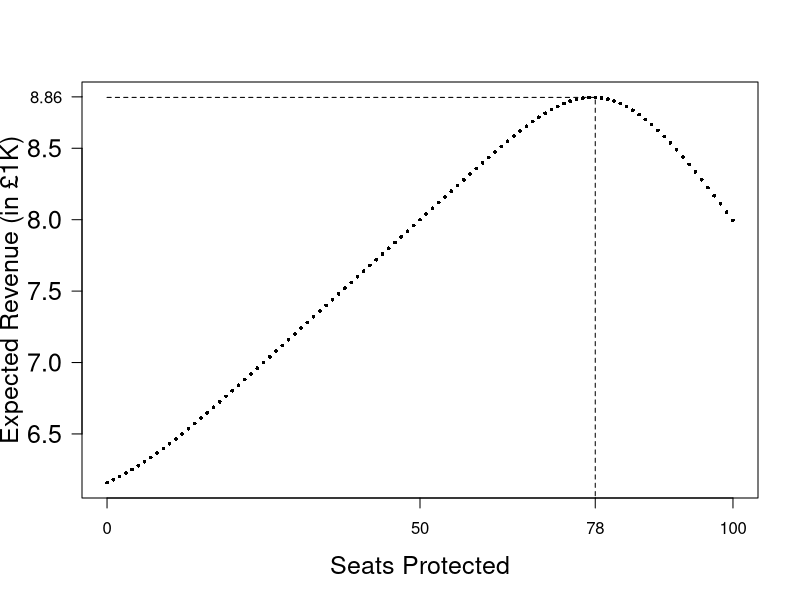
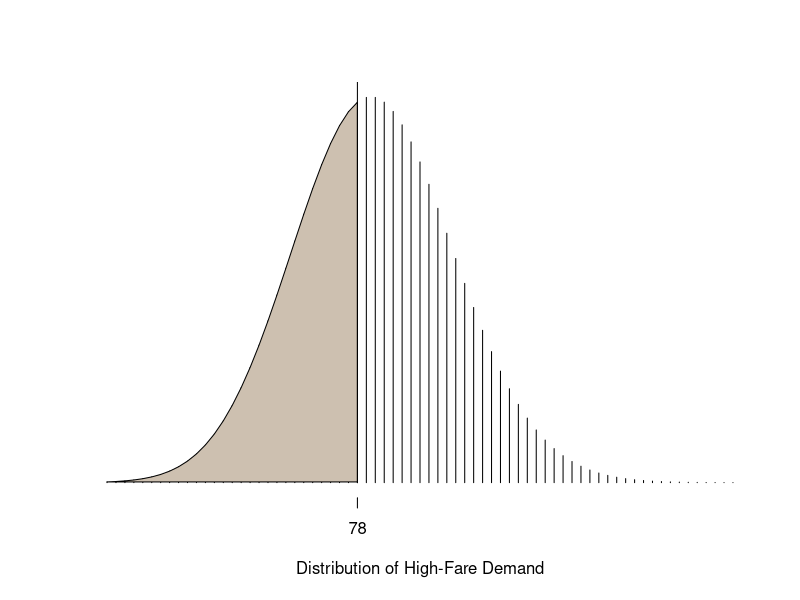
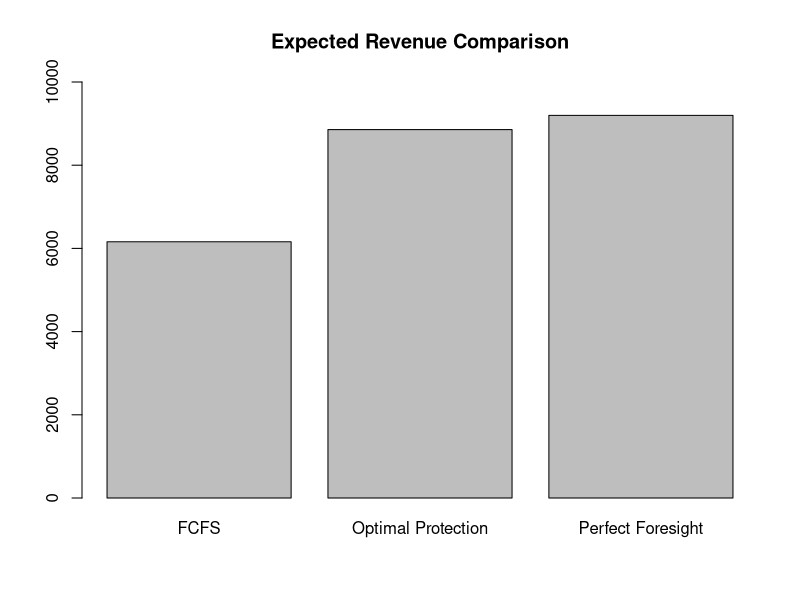

Recreate these plots in R, in order.
# A NUMERICAL EXAMPLE USING POISSON DISTRIBUTION
mL=100          # Mean Demand for Low-Fare, Poisson
mH=80           # Mean Demand for High-Fare, Poisson
pL=60           # Price for Low-Fare
pH=100          # Price for Low-Fare
capacity=100    # Capacity 
ExpRevenue=rep(0,capacity+1)
for (i in 1:(capacity+1)){
    protect=i-1
    availforLowFare=capacity-protect;
    ExpRevenue[i]=0;
    for(dL in 0:200){
        soldLowFare=min(availforLowFare,dL)
        remainforHighFare=capacity-soldLowFare
        for(dH in 0:200){
            soldHighFare=min(remainforHighFare,dH)
            RevenueThisIter=pL*soldLowFare+pH*soldHighFare
            ExpRevenue[i]=ExpRevenue[i]+
                RevenueThisIter*dpois(dL,mL)*dpois(dH,mH)
        }
    }
}
Protectindexbest = which(ExpRevenue == max(ExpRevenue))
ProtectBest=Protectindexbest-1
OptimalExpRevenue=max(ExpRevenue)
print(paste("The Optimal Protection Level for High-Fare Demand:", ProtectBest))

# Plotting Expected Revenue vs Protection Level
xaxis=0:capacity
plot(xaxis,ExpRevenue/1000,pch = 16, cex = 0.5,las=1, xaxt="n",
     xlab="Seats Protected",ylab="Expected Revenue (in £1K)",cex.lab=1.5, cex.axis=1.5, cex.main=1.5)
xticks <- seq(0, capacity, by=50)
axis(side = 1, at = xticks) 
axis(side = 1, at = ProtectBest) 
lines(c(ProtectBest,ProtectBest),c(0, max(ExpRevenue)/1000),lty=2)
axis(side = 2, at = round(max(ExpRevenue)/1000,2),las=1)
lines(c(0,ProtectBest),c(max(ExpRevenue)/1000, max(ExpRevenue)/1000),lty=2)

# ANALYTICAL EXPRESSION
critFrac=(pH-pL)/pH
protect<-qpois(critFrac, mH)

# Plotting:
plot.new()
x <- seq(50, 120, length=71)
y <- dpois(x, mH)
plot(x,y,type="h",xaxt="n",yaxt="n", bty="n",
     xlab = "Distribution of High-Fare Demand", ylab = "")

polygon(c(x[x<=qpois(critFrac, mH)],qpois(critFrac, mH)),
        c(y[x<=qpois(critFrac, mH)],y[x==50]),
        col="antiquewhite3")
lines(c(protect,protect),c(0, qpois(critFrac, mH)))
axis(side = 1, at = round(protect))

bookingLimit=capacity-ProtectBest
print(bookingLimit)

### A Lower Bound for Expected Revenue (FCFS)
mL=100          # Mean Demand for Low-Fare, Poisson
mH=80           # Mean Demand for High-Fare, Poisson
pL=60           # Price for Low-Fare
pH=100          # Price for Low-Fare
capacity=100    # Capacity 
ExpRevenue=rep(0,capacity+1)
for (i in 1:1){
    protect=i-1
    availforLowFare=capacity-protect;
    ExpRevenue[i]=0;
    for(dL in 0:200){
        soldLowFare=min(availforLowFare,dL)
        remainforHighFare=capacity-soldLowFare
        for(dH in 0:200){
            soldHighFare=min(remainforHighFare,dH)
            RevenueThisIter=pL*soldLowFare+pH*soldHighFare
            ExpRevenue[i]=ExpRevenue[i]+RevenueThisIter*dpois(dL,mL)*dpois(dH,mH)
        }
    }
}
RevenueFCFS=ExpRevenue[1]
print(paste("Lower Bound for Expected Revenue (FCFS):", round(RevenueFCFS,1)))

### An Upper Bound for Expected Revenue (Perfect Foresight)
mL=100          # Mean Demand for Low-Fare, Poisson
mH=80           # Mean Demand for High-Fare, Poisson
pL=60           # Price for Low-Fare
pH=100          # Price for Low-Fare
capacity=100    # Capacity
ExpRevenueUB=0
for(dL in 0:200){
    for(dH in 0:200){
        soldHighFare=min(dH,capacity)
        remainforLowFare=capacity-soldHighFare
        soldLowFare=min(dL,remainforLowFare)
        RevenueThisIter=pL*soldLowFare+pH*soldHighFare
        ExpRevenueUB=ExpRevenueUB+RevenueThisIter*dpois(dL,mL)*dpois(dH,mH)
    }
}
print(paste("Upper Bound for Expected Revenue (Perfect Foresight):", round(ExpRevenueUB,1)))

### Revenue Potential of the Optimal Protection Level
barplot(c(RevenueFCFS,OptimalExpRevenue,ExpRevenueUB),
        names.arg = c("FCFS","Optimal Protection","Perfect Foresight"),
        main="Expected Revenue Comparison",
        ylim=range(pretty(c(0, ExpRevenueUB))))

print(paste("Optimal protection achieves:",
            round((OptimalExpRevenue-RevenueFCFS)/(ExpRevenueUB-RevenueFCFS),2),
            " of revenue potantial of perfect foresight."))
